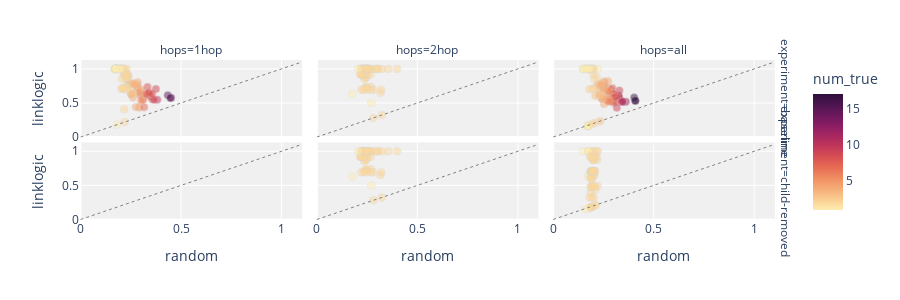
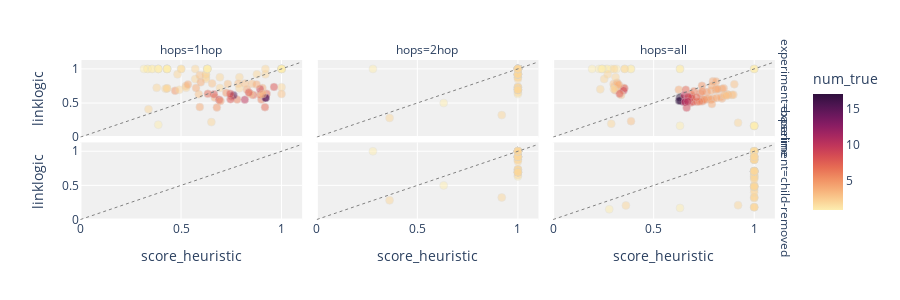
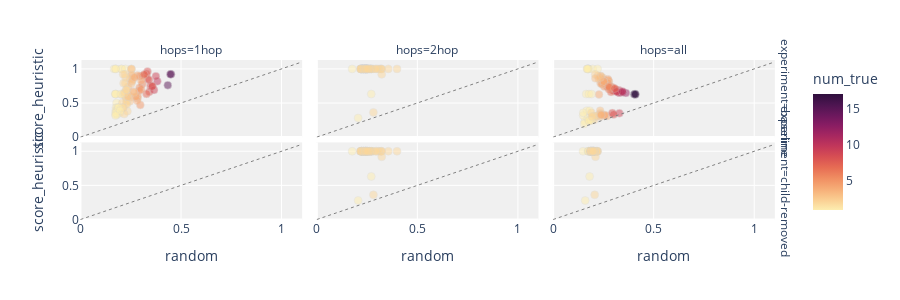

The code cell stored with these charts, in order, in its notebook:
### Code cell
overlay = 'num_true'
plot_scatter_with_facets(M=M, x='random', y='linklogic', color=overlay, filename='LinkLogic_v_Random.html')
plot_scatter_with_facets(M=M, x='score_heuristic', y='linklogic', color=overlay, filename='LinkLogic_v_RawFeatureScores.html')
plot_scatter_with_facets(M=M, x='random', y='score_heuristic', color=overlay, filename='RawFeatureScores_v_Random.html')
